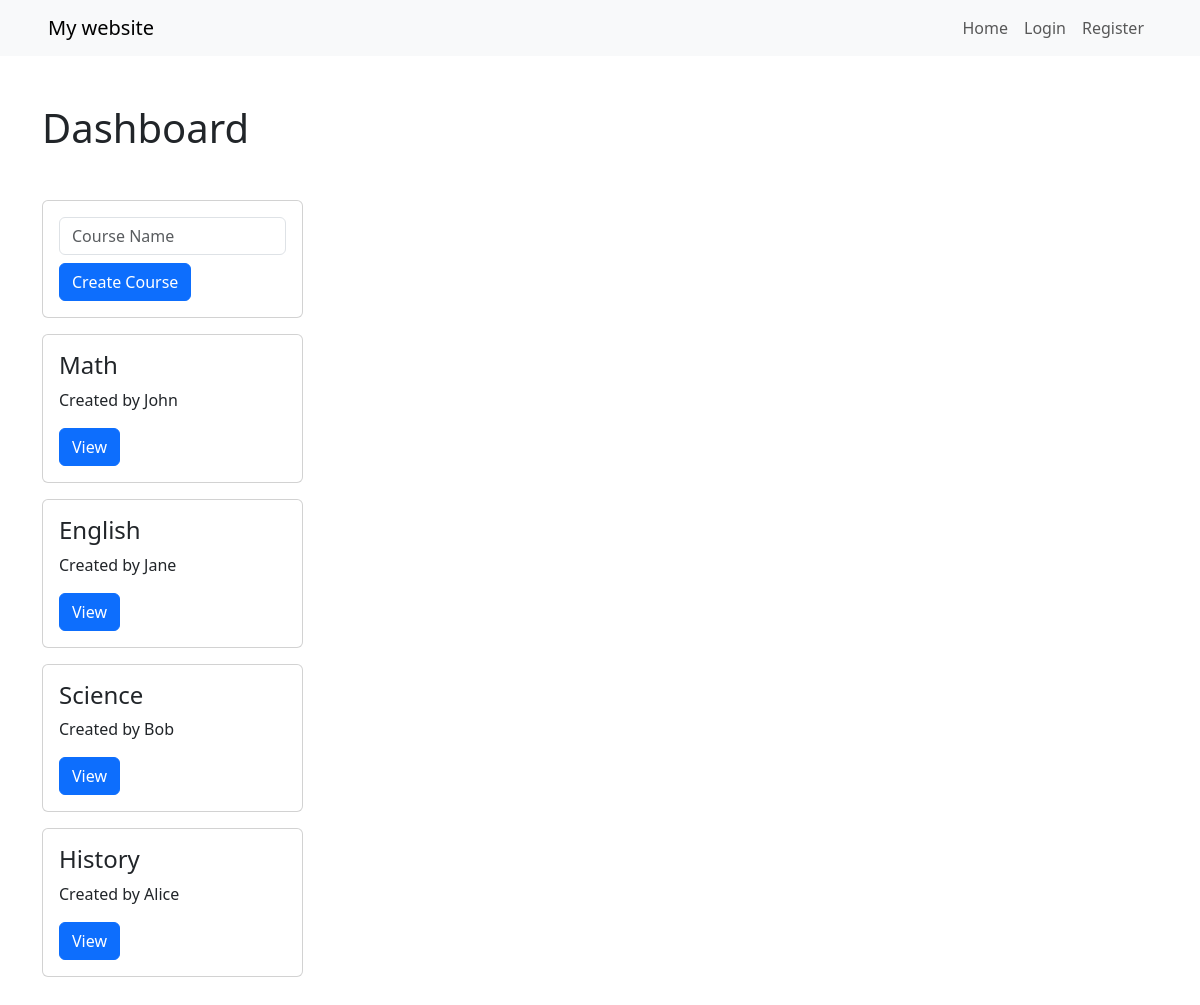
/dashboard.php, run on an earlier commit of the app's database.
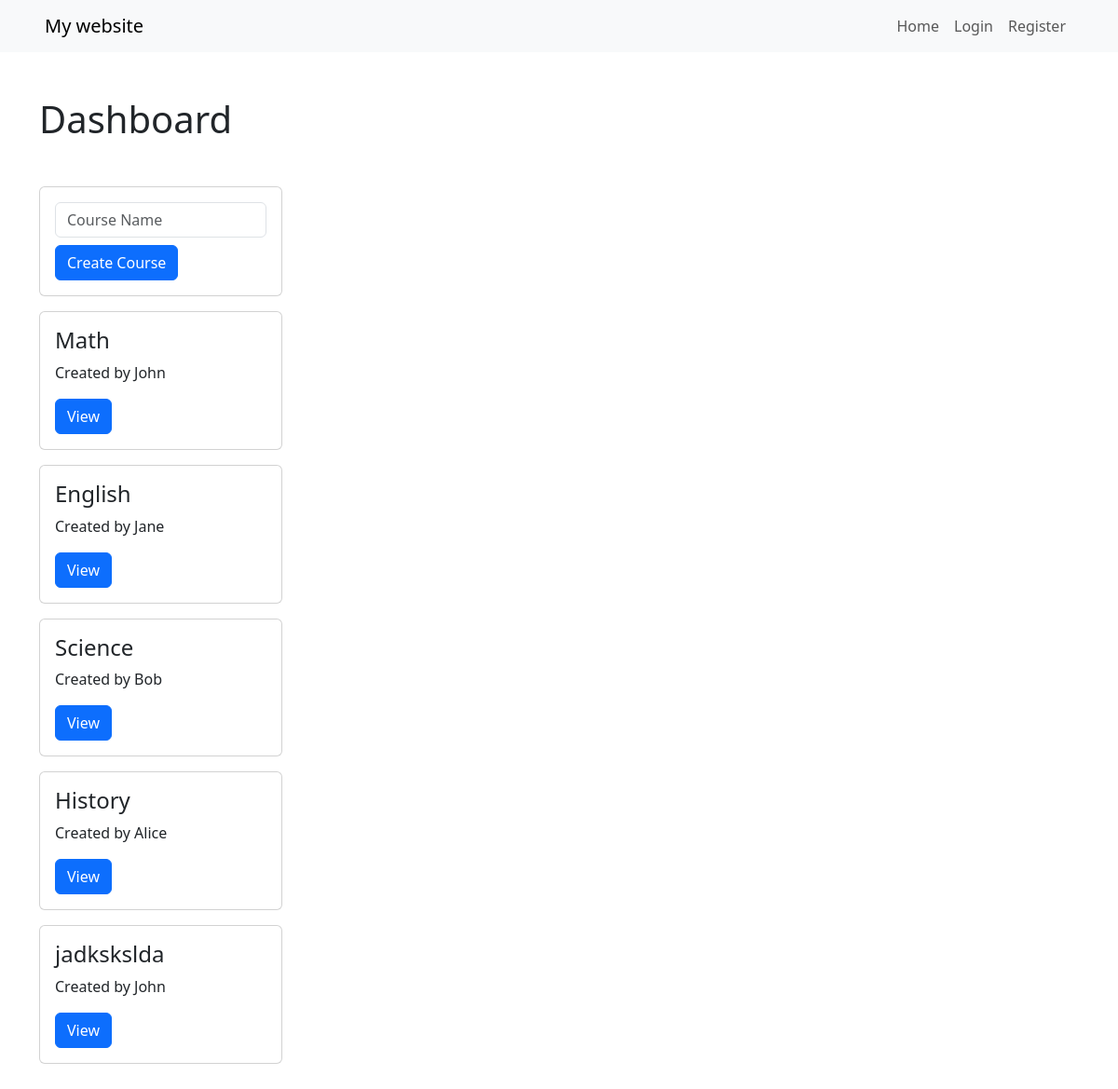
And on a later commit of the database.
### tables this page shows
CREATE TABLE `courses` (
  `id` int(11) NOT NULL,
  `creator_teacher_id` int(11) NOT NULL,
  `course_name` varchar(255) NOT NULL
);

CREATE TABLE `teachers` (
  `id` int(11) NOT NULL,
  `name` varchar(255) NOT NULL,
  `email` varchar(255) NOT NULL,
  `password` varchar(255) NOT NULL
);

### init.php (called while the page is built, shortened)
<?php
function fetch_assoc_all($result)
{
    $data = [];
    while ($row = $result->fetch_assoc()) {
        $data[] = $row;
    }
    return $data;
}

### dashboard.php (the view, shortened to what this page needs)
<?php
require_once 'init.php';
$user_id = $_SESSION['user_id'] ?? 0;
$result = $db->query(
    "SELECT courses.*, teachers.name AS teacher_name
    FROM courses
    INNER JOIN teachers ON courses.creator_teacher_id = teachers.id
    ORDER BY (CASE WHEN courses.creator_teacher_id = $user_id THEN 1 ELSE 0 END) DESC"
);
$courses = fetch_assoc_all($result);
require_once 'header.php';
?>
<div class="container my-5">
    <h1 class="h1 mb-5">Dashboard</h1>
    <div class="row">
        <div id="course-list" class="col-3">
            <div id="course-list-content">
                <div class=" card mb-3">
                    <div class="card-body">
                        <input type="text" class="form-control mb-2" id="course-name" placeholder="Course Name">
                        <button class="btn btn-primary" type="button" onclick="createCourse()">Create Course</button>
                    </div>
                </div>
                <?php foreach ($courses as $course) : ?>
                    <div id="course-<?= $course['id'] ?>" class="card mb-3">
                        <div class="card-body">
                            <h4 class="course-name h4" contenteditable><?= $course['course_name'] ?></h4>
                            <p class="card-text">
                                Created by <?= $course['teacher_name'] ?><?= $course['creator_teacher_id'] == $user_id ? ' (you)' : '' ?>
                            </p>
                            <div>
                                <button class="btn btn-primary" type="button" onclick="viewCourse(<?= $course['id'] ?>)">View</button>
                            </div>
                        </div>
                    </div>
                <?php endforeach ?>
            </div>
        </div>
        <div id="course-container" class="col-9"></div>
    </div>
</div>
<?php
require_once 'footer.php';

### header.php (shortened to what this page needs)
<html lang="en">
<head>
    <link href="https://cdn.jsdelivr.net/npm/bootstrap@5.3.3/dist/css/bootstrap.min.css" rel="stylesheet">
</head>
<body>
    <?php require_once 'navbar.php'; ?>

### navbar.php (shortened to what this page needs)
<nav class="navbar navbar-expand-sm navbar-light bg-light px-5">
    <a class="navbar-brand" href="/">My website</a>
    <div class="collapse navbar-collapse justify-content-end">
        <ul class="navbar-nav">
            <li class="nav-item active">
                <a class="nav-link" href="/">Home</a>
            </li>
            <?php if (isset($_SESSION['user_id'])) : ?>
                <li class="nav-item">
                    <a class="nav-link" href="/dashboard.php">Dashboard</a>
                </li>
                <li class="nav-item">
                    <a class="nav-link" href="/logout.php">Logout</a>
                </li>
            <?php else : ?>
                <li class="nav-item">
                    <a class="nav-link" href="/login.php">Login</a>
                </li>
                <li class="nav-item">
                    <a class="nav-link" href="/register.php">Register</a>
                </li>
            <?php endif; ?>
        </ul>
    </div>
</nav>

### footer.php (shortened to what this page needs)
</body>
</html>

What changed in the data, as far as the page shows it:
added courses: course_name "jadkskslda", creator_teacher.name "John"
